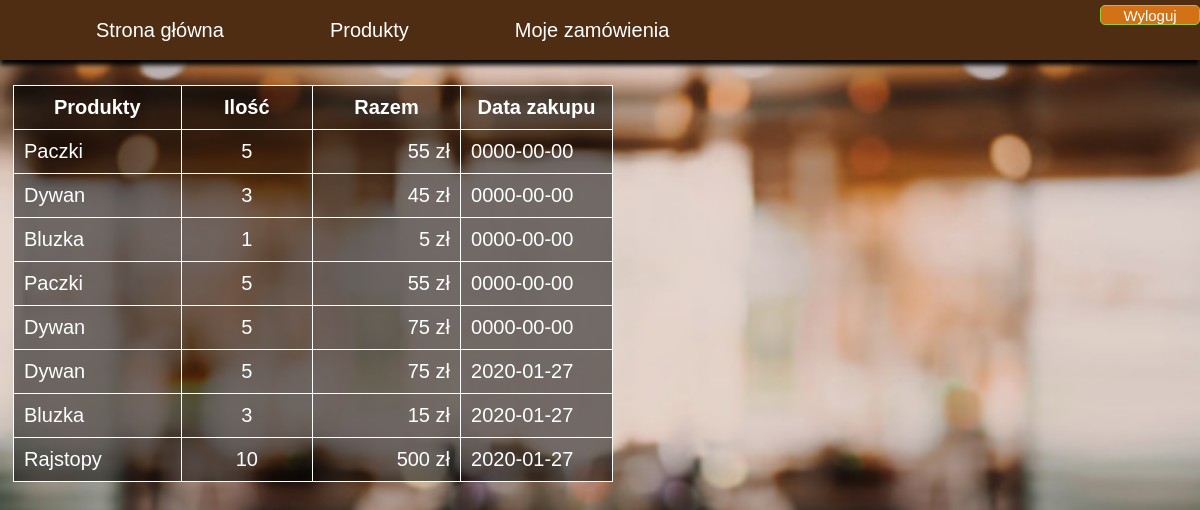
Screenshot of /zamowienia.php (signed in) with the database file from the repository.
### tables this page shows
CREATE TABLE `zamowienia` (
  `idzamowienia` int(11) NOT NULL,
  `iduser` int(11) NOT NULL,
  `idproduktu` int(11) NOT NULL,
  `ilosc` int(11) NOT NULL,
  `dnia` date NOT NULL
);

CREATE TABLE `produkty` (
  `idproduktu` int(11) NOT NULL,
  `produkt` varchar(255) NOT NULL,
  `cena` int(11) NOT NULL
);

### zamowienia.php (the view, shortened to what this page needs)
<html>
<head>
    <?php include 'settings.php'; ?>
</head>
<body>
    <?php include 'panel.php'; ?>
<div id="main">
    <br><br><br><br>
    <table id="zamowienia" >
            <?php
            $conn = new mysqli('localhost','root','','sklep');
            $u = $conn->query("SELECT iduser FROM users WHERE login='".$_SESSION["username"]."';");
            $iduser = $u->fetch_assoc();
            $u2 = $conn->query("SELECT * FROM produkty JOIN zamowienia ON produkty.idproduktu = zamowienia.idproduktu AND zamowienia.iduser=".$iduser["iduser"].";");
            echo "<tr><th>Produkty</th><th>Ilość</th><th>Razem</th><th>Data zakupu</th></tr>";
            while($zam = $u2->fetch_assoc())
            {
            echo "<tr><td>".ucfirst($zam["produkt"])."</td><td style='text-align: center;'>".$zam["ilosc"]."</td><td style='text-align: end;'>".$zam["ilosc"]*$zam["cena"]." zł</td><td>".$zam["dnia"]."</td></tr>";
            }
            ?>
    </table>
</div>
</body>
</html>

### style.css (style rules this page uses)
body { background-image: url(images/background.jpg); background-size: cover; }
#zamowienia { color: white; font-size: 30px; margin: 5px; background-color: rgba(0, 0, 0, 0.5); }
table,td,th { width: 600px; border: 1px solid white; border-collapse: collapse; padding: 10px; font-family: Verdana, Geneva, Tahoma, sans-serif; font-size: 20px; }

### rows the page displays
zamowienia: idproduktu.produkt "Paczki", ilosc "5", $zam['ilosc']*$zam['cena'] "55", dnia "0000-00-00"
zamowienia: idproduktu.produkt "Dywan", ilosc "3", $zam['ilosc']*$zam['cena'] "45", dnia "0000-00-00"
zamowienia: idproduktu.produkt "Bluzka", ilosc "1", $zam['ilosc']*$zam['cena'] "5", dnia "0000-00-00"
zamowienia: idproduktu.produkt "Paczki", ilosc "5", $zam['ilosc']*$zam['cena'] "55", dnia "0000-00-00"
zamowienia: idproduktu.produkt "Dywan", ilosc "5", $zam['ilosc']*$zam['cena'] "75", dnia "0000-00-00"
zamowienia: idproduktu.produkt "Dywan", ilosc "5", $zam['ilosc']*$zam['cena'] "75", dnia "2020-01-27"
zamowienia: idproduktu.produkt "Bluzka", ilosc "3", $zam['ilosc']*$zam['cena'] "15", dnia "2020-01-27"
zamowienia: idproduktu.produkt "Rajstopy", ilosc "10", $zam['ilosc']*$zam['cena'] "500", dnia "2020-01-27"
